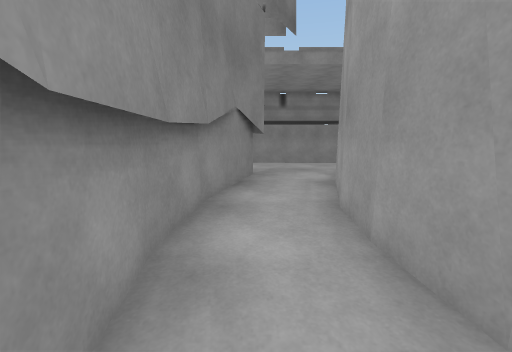
View 1 (above)

15 first-person views from a walk through a scene from a Unity 3-D project. The camera is 1.2 m above the floor, tilts 10° down and sees 90° across. The floor is counted in squares, 1 m on a side. Each view is taken from the middle of a square. On the plan, view 1 faces up. The plan holds only what a view shows up to about 12 squares ahead; the rest is blank. The place goes on beyond the plan.

View 2
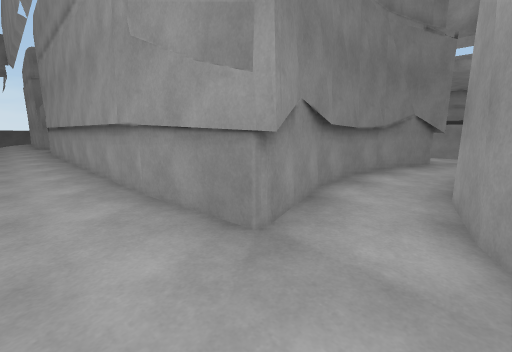

View 3
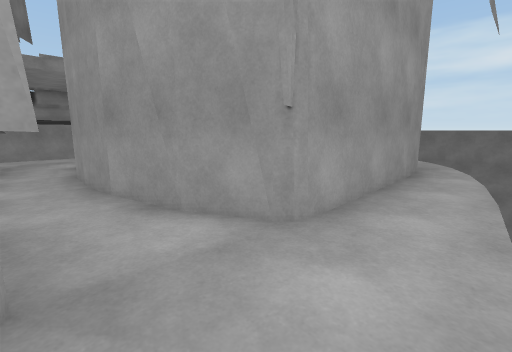

View 4
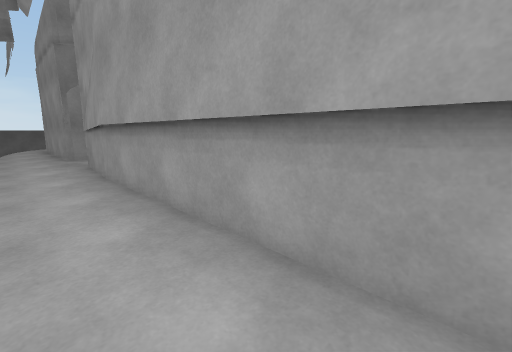

View 5
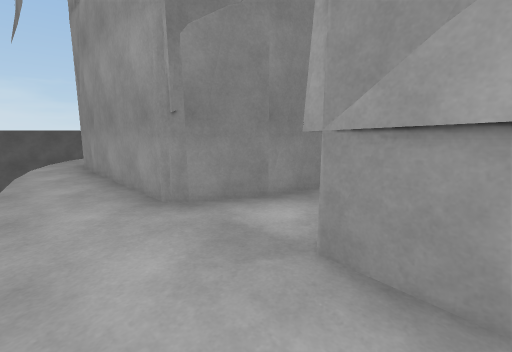

View 6
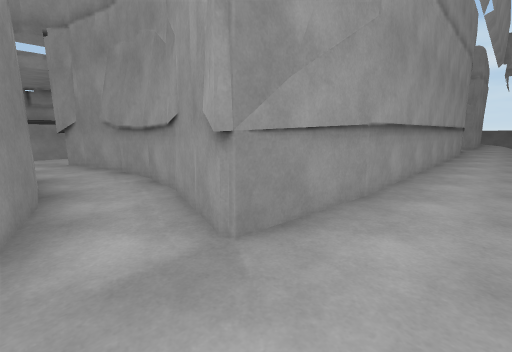

View 7
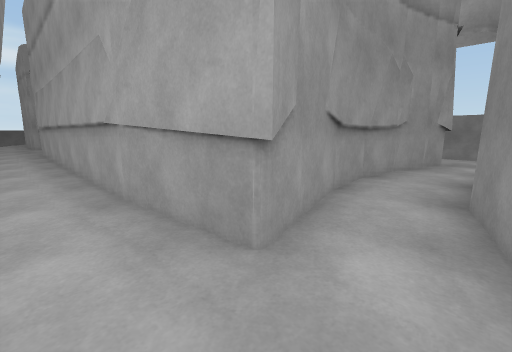

View 8
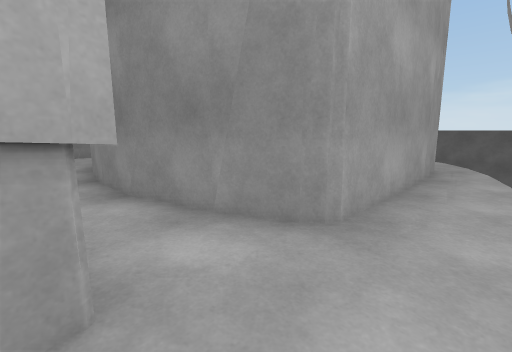

View 9
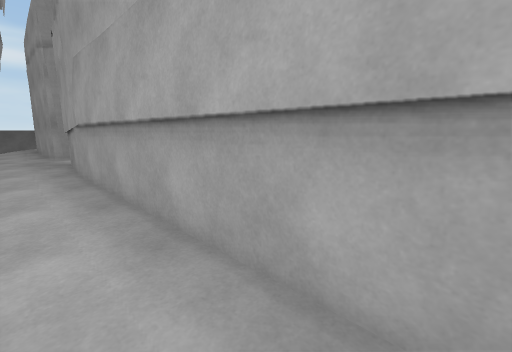

View 10
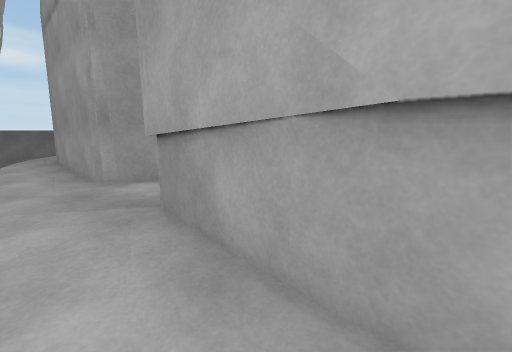

View 11
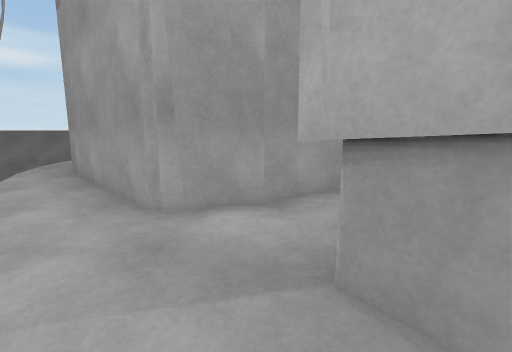

View 12
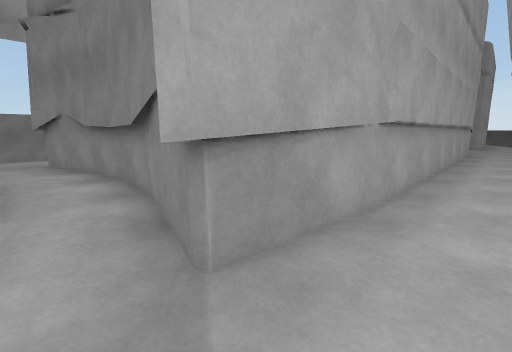

View 13
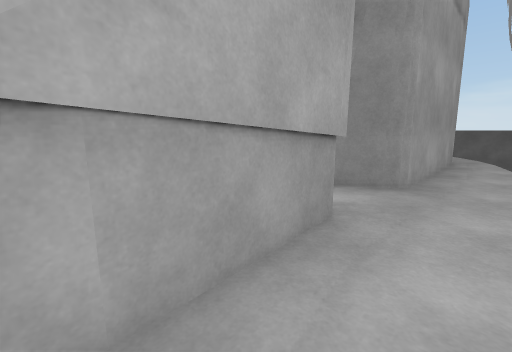

View 14
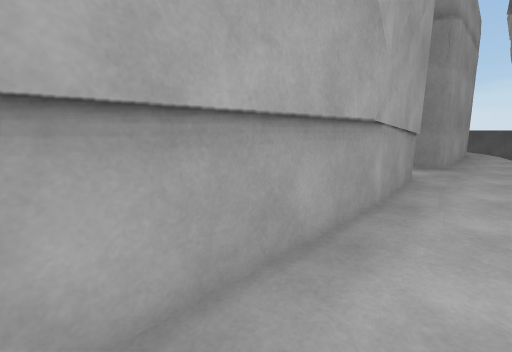

View 15
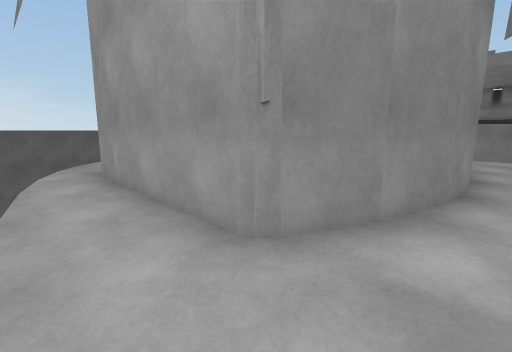

### Floor plan
Points are (right, up) in squares from view 1. A wall is a line through its corners. A room is listed if a view was taken in it or the views show most of it. See-through windows are left out.
Room 1 (view 1)
walls: (-1, 2.6) (-0.7, -0.4); (-0.7, 4.1) (-0.8, 2.5); (1.3, 2.5) (1.4, 4); (-0.9, 4.3) (-1.1, 2.4); (1.3, 3.9) (1.9, 6); (1.4, 1.2) (1.3, 2.7); (-0.9, 0.8) (-0.4, -0.8); (-0.4, 5.8) (-0.8, 4); (1.9, -0.6) (1.4, 1.3); (-0.1, 7.3) (-1, 4.1); (0.3, 7.5) (-0.4, 6)
ways out: opening at (1, -1) to room 2; opening at (1, 6) to room 3
Room 2 (views 2, 3, 4, 5, 6, 15)
walls: (-13.7, -2.3) (-17.5, -1.9) (-17.1, -1.2); (-2.9, -2.1) (-17.2, -2.1); (-17.3, -1.9) (-16.5, 0.9); (-0.4, -0.8) (-0.1, -1.7); (-0.4, -0.6) (0.2, -1.9) (-3.6, -2.2); (-19.1, -0.4) (-19.9, -2.1) (-25.9, -2.1); (-18.7, 1.3) (-19.2, -0.6); (2.6, -2.2) (1.9, -0.5); (8.6, -2.2) (2.8, -2.2) (2.4, -1.8)
ways out: opening at (1, -1) to room 1; opening at (-18, 0) to room 4
Room 3 (views 7, 8, 9, 10, 11, 12, 13, 14)
walls: (-3, 7.5) (-0.1, 7.3); (-17.1, 6.4) (-17.6, 7.5) (0.3, 7.5); (-17.4, 7.3) (-13.7, 7.6); (-19.8, 7.2) (-19.1, 5.8); (1.9, 5.9) (2.5, 7.2); (2.3, 7) (2.7, 7.5) (8.6, 7.5); (-26, 7.5) (-20, 7.5) (-19.7, 7)
ways out: opening at (1, 6) to room 1; opening at (-18, 6) to room 4; opening at (-27, 8); opening at (10, 8)
Room 4 (no view inside)
walls: (-18.5, 2.7) (-18.7, 1.2); (-18.6, 4) (-18.5, 2.5); (-16.4, 2.5) (-16.5, 4.2); (-16.5, 4) (-16.7, 5.1); (-16.4, 4.1) (-17.4, 7.3); (-16.6, 0.2) (-16.4, 2.6); (-19.2, 5.9) (-18.6, 3.9)
ways out: opening at (-18, 0) to room 2; opening at (-18, 6) to room 3

Positions as (right, up) in squares from view 1, and headings:
1: (0, 0), facing up
2: (2, -4), facing up-left
3: (0, -4), facing up-right
4: (-7, -4), facing up-left
5: (-16, -4), facing up-left
6: (-19, -4), facing up-right
7: (-19, 9), facing down-right
8: (-17, 9), facing down-left
9: (-11, 9), facing down-right
10: (-4, 9), facing down-right
11: (-1, 9), facing down-right
12: (1, 9), facing down-left
13: (-14, 9), facing down-left
14: (-10, 9), facing down-left
15: (-18, -4), facing up-left
